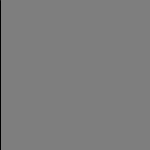
Frame 1 (no input)
Frame 60 (the mouse pressed at the canvas centre just before this capture): identical to frame 1, image omitted
Frame 120 (the mouse held since frame 60 and released just before this capture): identical to frame 1, image omitted

The Processing sketch that drew this single still picture (run headless with seeded random() and noise(); from frame 60 on, the mouse is pressed at the canvas centre):

// Processing sketch: Exercise_25_1
// ── Exercise_25_1.pde
//1. Use the number keys on the keyboard to modify the movement of a line.

int x = 0;

void setup() { 
  size(150, 150);
  smooth();
}

void draw() {
  background(126);

  if ((keyPressed == true) && (key == '0')) {
     x = 99;
  } else if ((keyPressed == true) && (key == 'a')) {
     x = 10;
  } else if ((keyPressed == true) && (key == 'b')) {
     x = 20;
  } else if ((keyPressed == true) && (key == 'c')) {
     x = 30;
  } else if ((keyPressed == true) && (key == 'd')) {
     x = 40;
  } else if ((keyPressed == true) && (key == 'e')) {
     x = 50;
  } else if ((keyPressed == true) && (key == 'f')) {
     x = 60;
  } else if ((keyPressed == true) && (key == 'g')) {
     x = 70;
  } else if ((keyPressed == true) && (key == 'h')) {
     x = 80;
 } else if ((keyPressed == true) && (key == 'i')) {
     x = 90;
  } else if ((keyPressed == true) && (key == 'j')) {
    x = 100;
  } else if ((keyPressed == true) && (key == 'k')) {
     x = 110;
  } else if ((keyPressed == true) && (key == 'l')) {
    x = 120;
  } else if ((keyPressed == true) && (key == 'm')) {
    x = 130;
  } else if ((keyPressed == true) && (key == 'n')) {
     x = 140;
  } else if ((keyPressed == true) && (key == 'o')) {
    x = 150;
  }
  line(x, 0, x, 150);
}
